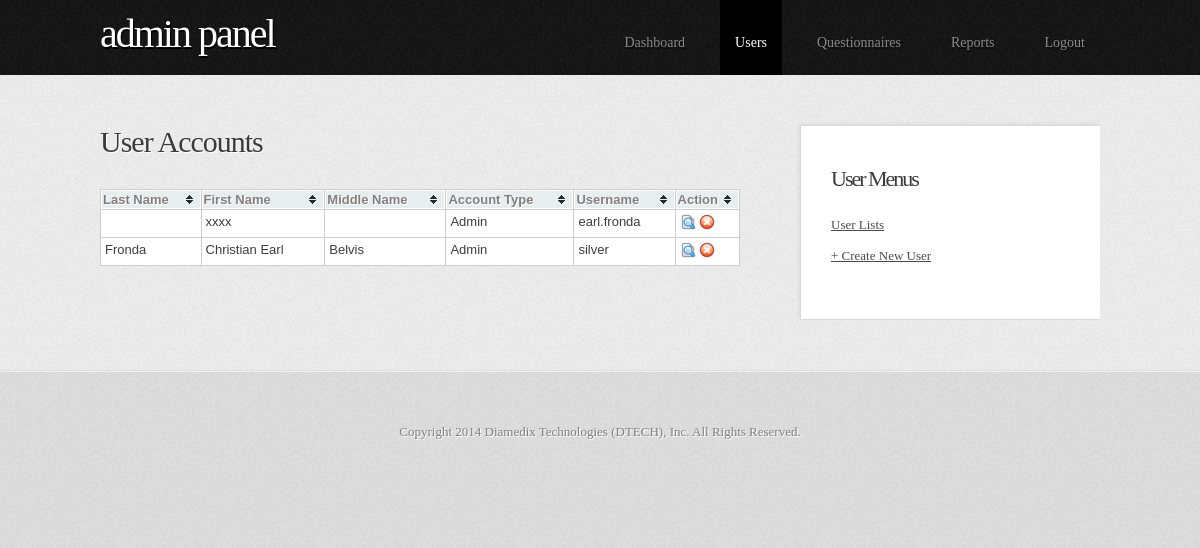
Page /index.php/users (signed in) on the committed database.
### tables this page shows
CREATE TABLE IF NOT EXISTS `dq_users` (
  `user_id` bigint(20) NOT NULL AUTO_INCREMENT,
  `username` varchar(50) NOT NULL,
  `password` text NOT NULL,
  `last_name` text NOT NULL,
  `first_name` text NOT NULL,
  `middle_name` text NOT NULL,
  `user_status_id` int(10) NOT NULL,
  `position` text NOT NULL,
  `contact_details` text NOT NULL,
  `photo` text NOT NULL,
  `created` datetime NOT NULL,
  `modified` datetime NOT NULL,
  PRIMARY KEY (`user_id`),
  UNIQUE KEY `username` (`username`)
);

CREATE TABLE IF NOT EXISTS `dq_user_status` (
  `user_status_id` int(2) NOT NULL AUTO_INCREMENT,
  `user_status` varchar(20) NOT NULL,
  PRIMARY KEY (`user_status_id`)
);

### system/application/controllers/users.php (called while the page is built, shortened)
<?php
class Users extends Controller {
	function Users()
	{
		$this->load->helper('url');
		$this->load->model('crm_model');
		$this->load->model("user_model");
	}
	function index(){
		$data['page_side'] = "side/users";
		$data['page_view'] = "users_home";
		$data['users'] = "active";
		$data['lists'] = $this->user_model->lists();
		$this->load->view('template_main', $data);
	}
}

### system/codeigniter/CodeIgniter.php (called while the page is built, shortened)
<?php  if ( ! defined('BASEPATH')) exit('No direct script access allowed');
$EXT =& load_class('Hooks');
$EXT->_call_hook('pre_system');
$URI =& load_class('URI');
$RTR =& load_class('Router');
$method = $RTR->fetch_method();
$EXT->_call_hook('pre_controller');
$CI = new $class();
if ($RTR->scaffolding_request === TRUE)
{
	if ($EXT->_call_hook('scaffolding_override') === FALSE)
	{
		$CI->_ci_scaffolding();
	}
}
else
{
	if (method_exists($CI, '_remap'))
	{
		$CI->_remap($method);
	}
	else
	{
		call_user_func_array(array(&$CI, $method), array_slice($URI->rsegments, 2));
	}
}

### index.php (called while the page is built, shortened)
<?php
require_once BASEPATH.'codeigniter/CodeIgniter'.EXT;

### system/application/models/user_model.php (called while the page is built, shortened)
<?php
class User_model extends model {
	public $table = "dq_users";
	public $user_status = "dq_user_status";
	function lists(){
		$this->db->from($this->table);
		$this->db->join("dq_user_status", "$this->table.user_status_id = $this->user_status.user_status_id", "left");
		$this->db->order_by('last_name', 'ASC');
		return $this->db->get()->result();
	}
}

### system/codeigniter/Base5.php (called while the page is built)
<?php  if ( ! defined('BASEPATH')) exit('No direct script access allowed');
class CI_Base {
	private static $instance;
	public function CI_Base()
	{
		self::$instance =& $this;
	}
	public static function &get_instance()
	{
		return self::$instance;
	}
}
function &get_instance()
{
	return CI_Base::get_instance();
}

### system/application/views/users_home.php (the view, shortened to what this page needs)
  <h2>User Accounts</h2>
<table cellspacing="1" class="tablesorter">
    <thead>
	    <tr>
		    <th>Last Name</th>
		    <th>First Name</th>
		    <th>Middle Name</th>
		    <th>Account Type</th>
                           <th>Username</th>
		    <th>Action</th>
	    </tr>
    </thead>
    <tbody>
	<?php if(!empty($lists)){?>
	    <?php foreach($lists as $user){?>
		<tr>
			<td><?php echo $user->last_name; ?></td>
			<td><?php echo $user->first_name; ?></td>
			<td><?php echo $user->middle_name; ?></td>
			<td><?php echo $user->user_status; ?></td>
			<td><?php echo $user->username; ?></td>
			<td>
			    <img user_id = "<?php echo $user->user_id ?>" class = "view" src="<?php echo base_url()?>images/view16.png">
			    <img user_id = "<?php echo $user->user_id ?>" class = "delete" src="<?php echo base_url()?>images/delete16.png">
			</td>
		</tr>
	    <?php } ?>
	<?php } ?>
    </tbody>
   </table>

### css/admin.css (style rules this page uses)
html, body { height: 100%; }
body { margin: 0px; padding: 0px; background: #D6D6D6 url(../images/body-bg.png) repeat; font-family: 'Arvo', serif; font-size: 13px; color: #837F7F; }
h1, h2, h3 { margin: 0px; padding: 0px; font-family: 'Arvo', serif; font-weight: 400; }
#content h2 { padding: 0px 0px 20px 0px; letter-spacing: -1px; font-size: 30px; color: #3B3B3B; }
table { width: 100% }
td { vertical-align: top; }

### css/tablesorter/themes/blue/style.css (style rules this page uses)
table.tablesorter { font-family:arial; background-color: #CDCDCD; margin:10px 0pt 15px; font-size: 13px; width: 100%; text-align: left; }
table.tablesorter thead tr th, table.tablesorter tfoot tr th { background-color: #e6EEEE; border: 1px solid #FFF; 3 padding: 13px; }
table.tablesorter thead tr .header { background-image: url(bg.gif); background-repeat: no-repeat; background-position: center right; cursor: pointer; }
table.tablesorter tbody td { color: #3D3D3D; padding: 4px; background-color: #FFF; vertical-align: top; }

### rows in the picture
dq_users: first_name "xxxx", user_status.user_status "Admin", username "earl.fronda"
dq_users: last_name "Fronda", first_name "Christian Earl", middle_name "Belvis", user_status.user_status "Admin", username "silver"
